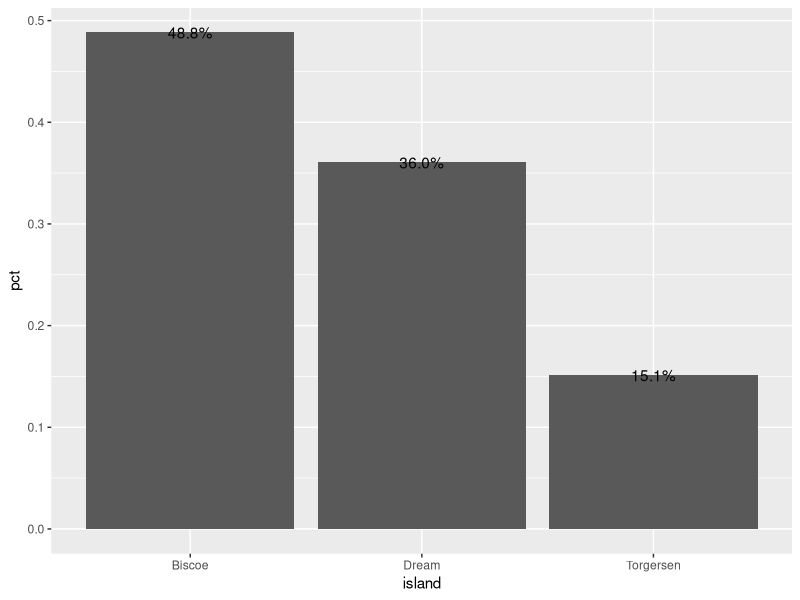

Write the R code that produced this figure.
library(tidyverse)
library(palmerpenguins)
library(scales)


# Decimal places ----------------------------------------------------------

penguins

penguins_summary <- penguins %>% 
  count(island) %>% 
  mutate(pct = n / sum(n)) %>% 
  mutate(pct_formatted = percent(pct, accuracy = 0.1))


ggplot(data = penguins_summary,
       aes(x = island,
           y = pct,
           label = pct_formatted)) +
  geom_col() +
  geom_text()
